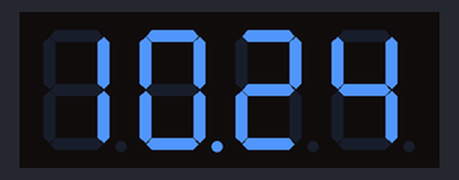
Recording of a program running on a simulated Raspberry Pi (BCM pin numbers). On the bench: 4-digit seven-segment display. The segment pins are drawn as the display they are named for; the clock reads 2024-03-15 10:24:30 at power-on unless the program sets it.

Above: at 0.1 s.
At 10.14 s:
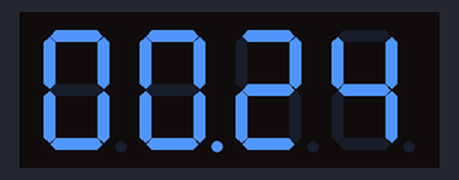
At 30.5 s:
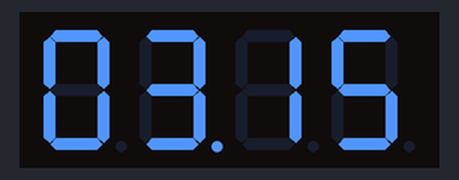

The program:

numf.py
```python
#!/usr/bin/env python
# encoding: utf-8

import RPi.GPIO
import time

# 定义单个数码管各段led对应的GPIO口
LED_A = 26
LED_B = 19
LED_C = 13
LED_D = 6
LED_E = 5
LED_F = 22
LED_G = 27
LED_DP = 17

# 定义1到4号数码管阳极对应的GPIO口
DIGIT1 = 12
DIGIT2 = 16
DIGIT3 = 20
DIGIT4 = 21

# 定义按钮输入的GPIO口
# btn = 27

RPi.GPIO.setmode(RPi.GPIO.BCM)

RPi.GPIO.setup(LED_A, RPi.GPIO.OUT)
RPi.GPIO.setup(LED_B, RPi.GPIO.OUT)
RPi.GPIO.setup(LED_C, RPi.GPIO.OUT)
RPi.GPIO.setup(LED_D, RPi.GPIO.OUT)
RPi.GPIO.setup(LED_E, RPi.GPIO.OUT)
RPi.GPIO.setup(LED_F, RPi.GPIO.OUT)
RPi.GPIO.setup(LED_G, RPi.GPIO.OUT)
RPi.GPIO.setup(LED_DP, RPi.GPIO.OUT)
RPi.GPIO.setup(DIGIT1, RPi.GPIO.OUT)
RPi.GPIO.setup(DIGIT2, RPi.GPIO.OUT)
RPi.GPIO.setup(DIGIT3, RPi.GPIO.OUT)
RPi.GPIO.setup(DIGIT4, RPi.GPIO.OUT)

RPi.GPIO.output(DIGIT1, 1)
RPi.GPIO.output(DIGIT2, 1)
RPi.GPIO.output(DIGIT3, 1)
RPi.GPIO.output(DIGIT4, 1)

# RPi.GPIO.setup(btn, RPi.GPIO.IN, pull_up_down=RPi.GPIO.PUD_UP)

# 指定no(1-4)号数码管显示数字num(0-9)，第三个参数是显示不显示小数点（1/0）
def showDigit(no, num, showDotPoint):
    # 先将正极拉低，关掉显示
    RPi.GPIO.output(DIGIT1, 0)
    RPi.GPIO.output(DIGIT2, 0)
    RPi.GPIO.output(DIGIT3, 0)
    RPi.GPIO.output(DIGIT4, 0)

    if (num == 0) :
        RPi.GPIO.output(LED_A, 0)
        RPi.GPIO.output(LED_B, 0)
        RPi.GPIO.output(LED_C, 0)
        RPi.GPIO.output(LED_D, 0)
        RPi.GPIO.output(LED_E, 0)
        RPi.GPIO.output(LED_F, 0)
        RPi.GPIO.output(LED_G, 1)
        RPi.GPIO.output(LED_DP, not showDotPoint)
    elif (num == 1) :
        RPi.GPIO.output(LED_A, 1)
        RPi.GPIO.output(LED_B, 0)
        RPi.GPIO.output(LED_C, 0)
        RPi.GPIO.output(LED_D, 1)
        RPi.GPIO.output(LED_E, 1)
        RPi.GPIO.output(LED_F, 1)
        RPi.GPIO.output(LED_G, 1)
        RPi.GPIO.output(LED_DP, not showDotPoint)
    elif (num == 2) :
        RPi.GPIO.output(LED_A, 0)
        RPi.GPIO.output(LED_B, 0)
        RPi.GPIO.output(LED_C, 1)
        RPi.GPIO.output(LED_D, 0)
        RPi.GPIO.output(LED_E, 0)
        RPi.GPIO.output(LED_F, 1)
        RPi.GPIO.output(LED_G, 0)
        RPi.GPIO.output(LED_DP, not showDotPoint)
    elif (num == 3) :
        RPi.GPIO.output(LED_A, 0)
        RPi.GPIO.output(LED_B, 0)
        RPi.GPIO.output(LED_C, 0)
        RPi.GPIO.output(LED_D, 0)
        RPi.GPIO.output(LED_E, 1)
        RPi.GPIO.output(LED_F, 1)
        RPi.GPIO.output(LED_G, 0)
        RPi.GPIO.output(LED_DP, not showDotPoint)
    elif (num == 4) :
        RPi.GPIO.output(LED_A, 1)
        RPi.GPIO.output(LED_B, 0)
        RPi.GPIO.output(LED_C, 0)
        RPi.GPIO.output(LED_D, 1)
        RPi.GPIO.output(LED_E, 1)
        RPi.GPIO.output(LED_F, 0)
        RPi.GPIO.output(LED_G, 0)
        RPi.GPIO.output(LED_DP, not showDotPoint)
    elif (num == 5) :
        RPi.GPIO.output(LED_A, 0)
        RPi.GPIO.output(LED_B, 1)
        RPi.GPIO.output(LED_C, 0)
        RPi.GPIO.output(LED_D, 0)
        RPi.GPIO.output(LED_E, 1)
        RPi.GPIO.output(LED_F, 0)
        RPi.GPIO.output(LED_G, 0)
        RPi.GPIO.output(LED_DP, not showDotPoint)
    elif (num == 6) :
        RPi.GPIO.output(LED_A, 0)
        RPi.GPIO.output(LED_B, 1)
        RPi.GPIO.output(LED_C, 0)
        RPi.GPIO.output(LED_D, 0)
        RPi.GPIO.output(LED_E, 0)
        RPi.GPIO.output(LED_F, 0)
        RPi.GPIO.output(LED_G, 0)
        RPi.GPIO.output(LED_DP, not showDotPoint)
    elif (num == 7) :
        RPi.GPIO.output(LED_A, 0)
        RPi.GPIO.output(LED_B, 0)
        RPi.GPIO.output(LED_C, 0)
        RPi.GPIO.output(LED_D, 1)
        RPi.GPIO.output(LED_E, 1)
        RPi.GPIO.output(LED_F, 1)
        RPi.GPIO.output(LED_G, 1)
        RPi.GPIO.output(LED_DP, not showDotPoint)
    elif (num == 8) :
        RPi.GPIO.output(LED_A, 0)
        RPi.GPIO.output(LED_B, 0)
        RPi.GPIO.output(LED_C, 0)
        RPi.GPIO.output(LED_D, 0)
        RPi.GPIO.output(LED_E, 0)
        RPi.GPIO.output(LED_F, 0)
        RPi.GPIO.output(LED_G, 0)
        RPi.GPIO.output(LED_DP, not showDotPoint)
    elif (num == 9) :
        RPi.GPIO.output(LED_A, 0)
        RPi.GPIO.output(LED_B, 0)
        RPi.GPIO.output(LED_C, 0)
        RPi.GPIO.output(LED_D, 0)
        RPi.GPIO.output(LED_E, 1)
        RPi.GPIO.output(LED_F, 0)
        RPi.GPIO.output(LED_G, 0)
        RPi.GPIO.output(LED_DP, not showDotPoint)

    if (no == 1) :
        RPi.GPIO.output(DIGIT1, 1)
    elif (no == 2) :
        RPi.GPIO.output(DIGIT2, 1)
    elif (no == 3) :
        RPi.GPIO.output(DIGIT3, 1)
    elif (no == 4) :
        RPi.GPIO.output(DIGIT4, 1)


t=0.005
for j in range(0, 6):
    for i in range(0, 500):
        time.sleep(t)
        showDigit(1, int(int(time.strftime("%H",time.localtime(time.time()))) / 10), 0)
        time.sleep(t)
        showDigit(2, int(time.strftime("%H",time.localtime(time.time()))) % 10, 1)
        time.sleep(t)
        showDigit(3, int(int(time.strftime("%M",time.localtime(time.time()))) / 10), 0)
        time.sleep(t)
        showDigit(4, int(int(time.strftime("%M", time.localtime(time.time()))) % 10), 0)
    for i in range(0, 500):
        time.sleep(t)
        showDigit(1, int(int(time.strftime("%m",time.localtime(time.time()))) / 10), 0)
        time.sleep(t)
        showDigit(2, int(time.strftime("%m",time.localtime(time.time()))) % 10, 1)
        time.sleep(t)
        showDigit(3, int(int(time.strftime("%d",time.localtime(time.time()))) / 10), 0)
        time.sleep(t)
        showDigit(4, int(time.strftime("%d",time.localtime(time.time()))) % 10, 0)


# 最后清理GPIO口（不做也可以，建议每次程序结束时清理一下，好习惯）
RPi.GPIO.cleanup()
```

Measured:
- what the display in image 0 shows lasts 10.0 s, from 0.1 s to 10.1 s
